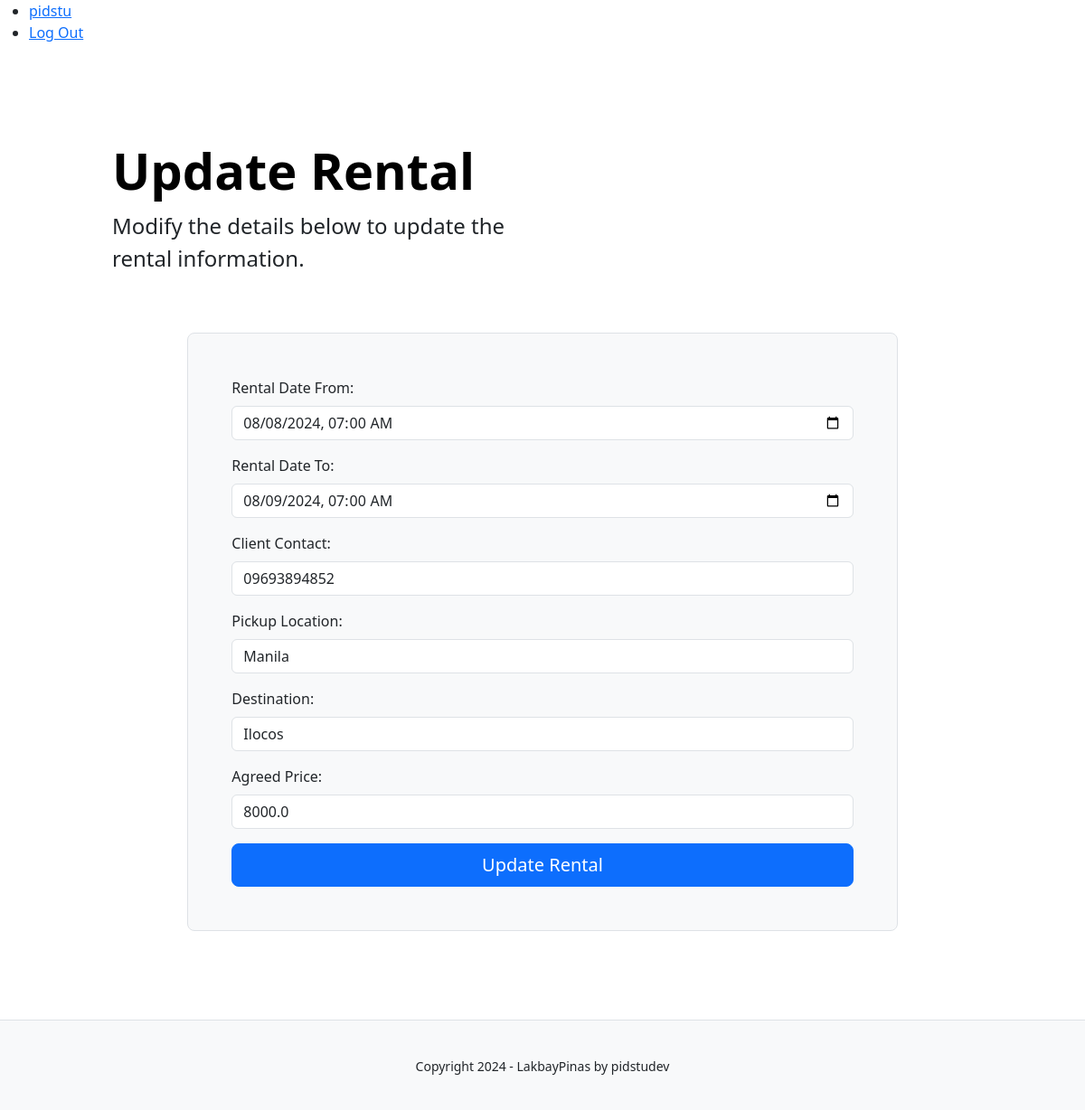
Page /van/rental/3/update (signed in) on the earlier database version.
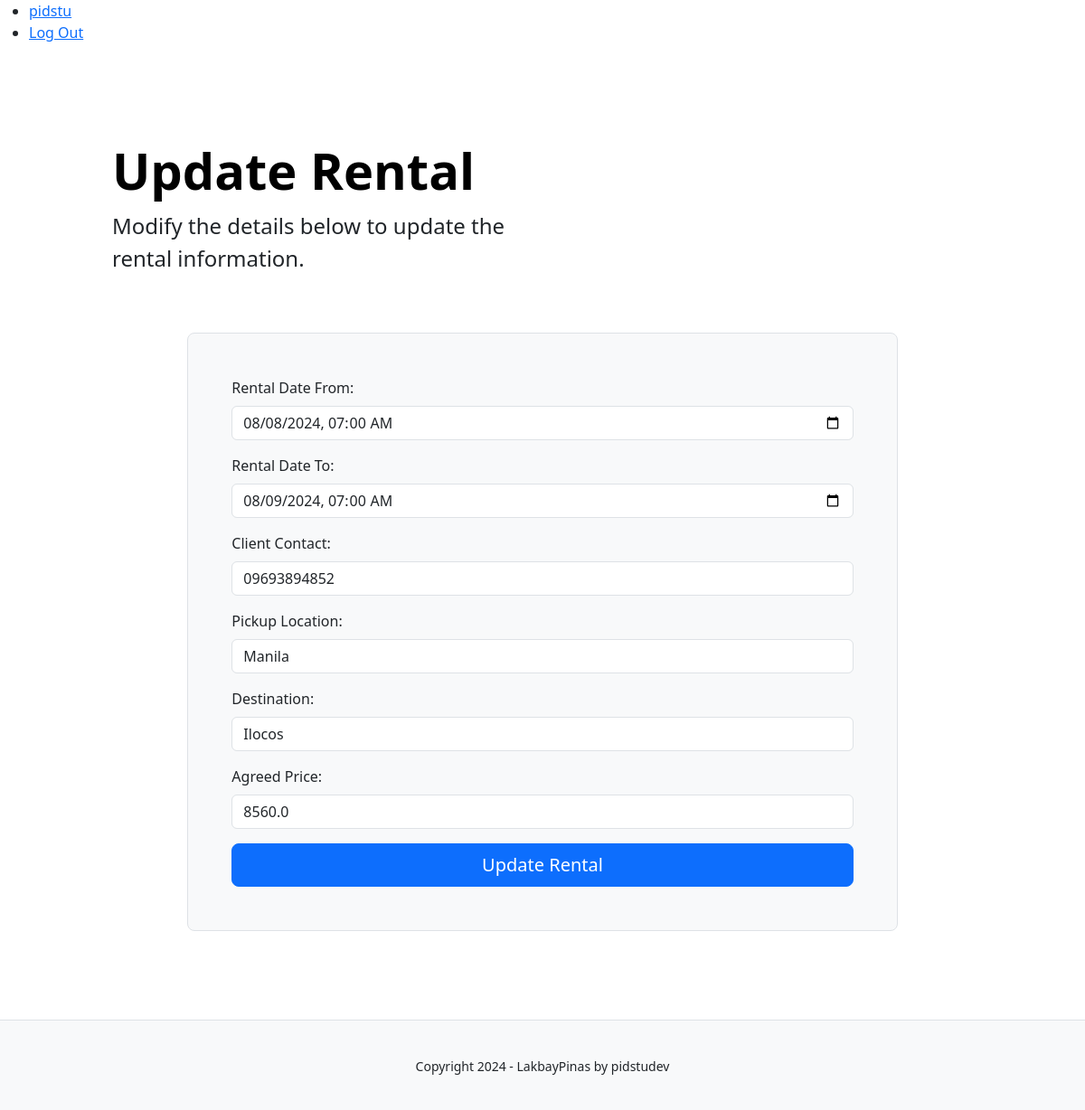
Same page on the later database version.
### tables this page shows
CREATE TABLE van_manager_app (
    id INTEGER PRIMARY KEY AUTOINCREMENT,
    user_id INTEGER NOT NULL,
    rental_date_from DATETIME NOT NULL,
    rental_date_to DATETIME NOT NULL,
    client_contact TEXT NOT NULL,
    pickup_location TEXT NOT NULL,
    destination TEXT NOT NULL,
    agreed_price REAL NOT NULL,
    completed BOOLEAN NOT NULL DEFAULT 0,
    created TIMESTAMP NOT NULL DEFAULT CURRENT_TIMESTAMP,
    FOREIGN KEY (user_id) REFERENCES user (id)  
);

### main/van_manager.py (the view, shortened to what this page needs)
@bp.route('/rental/<int:id>/update', methods=['GET', 'POST'])
@login_required
def update_rental(id):
    db = get_db()
    rental = db.execute(
        'SELECT * FROM van_manager_app WHERE id = ?', (id,)
    ).fetchone()
    if rental is None or rental['user_id'] != g.user['id']:
        flash('Rental not found', 'error')
        return redirect(url_for('van_manager.index'))
    return render_template('van_manager/update_rental.html', rental=rental)

### main/auth.py (called while the page is built)
@bp.before_app_request
def load_logged_in_user():
    user_id = session.get('user_id')
    if user_id is None:
        g.user = None
    else:
        g.user = get_db().execute(
            'SELECT * FROM user WHERE id = ?', (user_id,)
        ).fetchone()

def login_required(view):
    @functools.wraps(view)
    def wrapped_view(**kwargs):
        if g.user is None:
            return redirect(url_for('auth.login'))
        return view(**kwargs)
    return wrapped_view

### main/db.py (called while the page is built)
def get_db():
    if 'db' not in g:
        g.db = sqlite3.connect(
            current_app.config['DATABASE'],
            detect_types=sqlite3.PARSE_DECLTYPES,
        )
        g.db.row_factory = sqlite3.Row
    return g.db

### main/templates/van_manager/update_rental.html (shortened to what this page needs)
{% extends "base.html" %}
{% block content %}
<div class="container col-xl-10 col-xxl-8 px-4 py-5">
    <div class="row align-items-center g-lg-5 py-5">
        <div class="col-lg-7 text-center text-lg-start">
            <h1 class="display-4 fw-bold lh-1 text-body-emphasis mb-3">Update Rental</h1>
            <p class="col-lg-10 fs-4">Modify the details below to update the rental information.</p>
        </div>
        <div class="col-md-10 mx-auto col-lg-10">
            <form method="post" class="p-4 p-md-5 border rounded-3 bg-body-tertiary">
                <div class="mb-3">
                    <label for="rental_date_from" class="form-label">Rental Date From:</label>
                    <input type="datetime-local" id="rental_date_from" name="rental_date_from"
                           class="form-control" value="{{ rental.rental_date_from }}" required>
                </div>
                <div class="mb-3">
                    <label for="rental_date_to" class="form-label">Rental Date To:</label>
                    <input type="datetime-local" id="rental_date_to" name="rental_date_to"
                           class="form-control" value="{{ rental.rental_date_to }}" required>
                </div>
                <div class="mb-3">
                    <label for="client_contact" class="form-label">Client Contact:</label>
                    <input type="text" id="client_contact" name="client_contact"
                           class="form-control" value="{{ rental.client_contact }}" required>
                </div>
                <div class="mb-3">
                    <label for="pickup_location" class="form-label">Pickup Location:</label>
                    <input type="text" id="pickup_location" name="pickup_location"
                           class="form-control" value="{{ rental.pickup_location }}" required>
                </div>
                <div class="mb-3">
                    <label for="destination" class="form-label">Destination:</label>
                    <input type="text" id="destination" name="destination"
                           class="form-control" value="{{ rental.destination }}" required>
                </div>
                <div class="mb-3">
                    <label for="agreed_price" class="form-label">Agreed Price:</label>
                    <input type="number" id="agreed_price" name="agreed_price"
                           class="form-control" value="{{ rental.agreed_price }}" step="0.01" required>
                </div>
                <button type="submit" class="w-100 btn btn-lg btn-primary">Update Rental</button>
            </form>
        </div>
    </div>
</div>
{% endblock %}

Differences in the rows shown:
changed van_manager_app "Manila": agreed_price "8000.0" → "8560.0"
